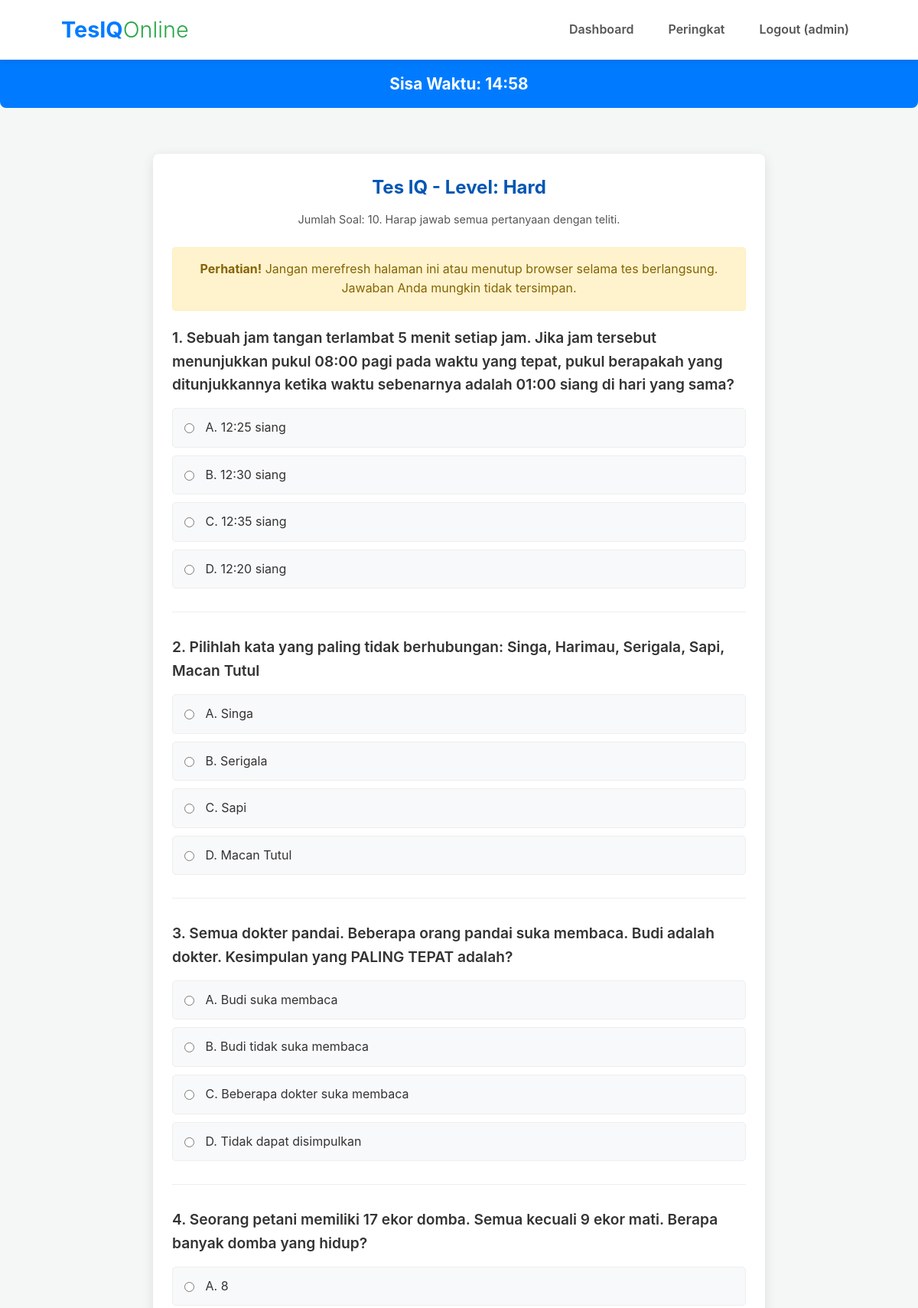
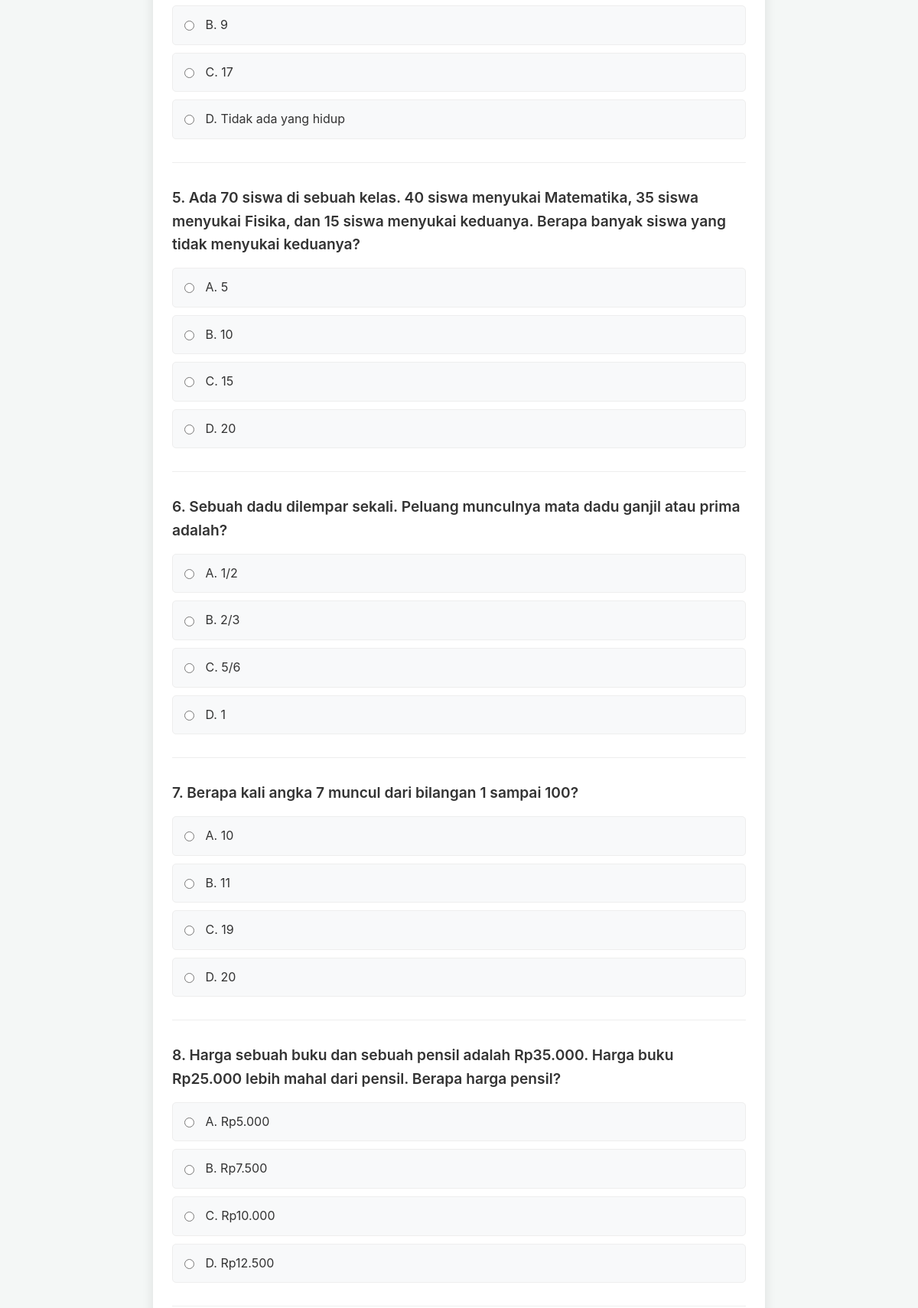
Screenshot of /test.php?level_id=3 (signed in, upper part) with the database file from the repository (2 pictures, top to bottom).
### tables this page shows
CREATE TABLE levels (
    id INT AUTO_INCREMENT PRIMARY KEY,
    level_name VARCHAR(50) NOT NULL UNIQUE,
    description TEXT
);

CREATE TABLE questions (
    id INT AUTO_INCREMENT PRIMARY KEY,
    level_id INT NOT NULL,
    question_number INT NOT NULL,
    question_text TEXT NOT NULL,
    option_a VARCHAR(255) NOT NULL,
    option_b VARCHAR(255) NOT NULL,
    option_c VARCHAR(255) NOT NULL,
    option_d VARCHAR(255) NOT NULL,
    correct_option CHAR(1) NOT NULL,
    points INT NOT NULL DEFAULT 10,
    created_at TIMESTAMP DEFAULT CURRENT_TIMESTAMP,
    FOREIGN KEY (level_id) REFERENCES levels(id) ON DELETE CASCADE,
    CONSTRAINT question_per_level UNIQUE (question_text, level_id),
    CONSTRAINT number_per_level UNIQUE (question_number, level_id)
);

### test.php (the view, shortened to what this page needs)
<?php
require_once 'config/db.php';
$level_id = intval($_GET['level_id']);
$stmt_level = $conn->prepare("SELECT level_name, description FROM levels WHERE id = ?");
$stmt_level->bind_param("i", $level_id);
$stmt_level->execute();
$result_level = $stmt_level->get_result();
$level_data = $result_level->fetch_assoc();
$level_name = $level_data['level_name'];
$jumlah_soal_per_tes = 10;
$questions = [];
$stmt_questions = $conn->prepare("SELECT id, question_text, option_a, option_b, option_c, option_d FROM questions WHERE level_id = ? ORDER BY RAND() LIMIT ?");
$stmt_questions->bind_param("ii", $level_id, $jumlah_soal_per_tes);
$stmt_questions->execute();
$result_questions = $stmt_questions->get_result();
if ($result_questions->num_rows > 0) {
    while ($row = $result_questions->fetch_assoc()) {
        $questions[] = $row;
    }
}
$waktu_per_soal_detik = 90;
$total_waktu_tes_detik = count($questions) * $waktu_per_soal_detik;
?>
<!DOCTYPE html>
<html lang="id">
<head>
    <link rel="stylesheet" href="assets/css/style.css">
    <link rel="stylesheet" href="assets/css/test.css">
</head>
<body>
    <header>
        <div class="container">
            <div class="logo">
                 <h1><a href="index.php" style="text-decoration: none; color: inherit;">TesIQ<span class="logo-online">Online</span></a></h1>
            </div>
            <nav>
                <ul>
                    <li><a href="dashboard_user.php">Dashboard</a></li>
                    <li><a href="ranking.php">Peringkat</a></li>
                    <li><a href="logout.php">Logout (<?php echo htmlspecialchars($_SESSION['username']); ?>)</a></li>
                </ul>
            </nav>
        </div>
    </header>
    <div class="timer" id="timer">
        Sisa Waktu: <span id="time">--:--</span>
    </div>
    <main>
        <div class="test-container" data-timeleft="<?php echo $total_waktu_tes_detik; ?>">
            <h2 style="text-align:center; margin-bottom:10px; color:#0056b3;">Tes IQ - Level: <?php echo htmlspecialchars($level_name); ?></h2>
            <p style="text-align:center; margin-bottom:25px; font-size:0.9em; color:#555;">Jumlah Soal: <?php echo count($questions); ?>. Harap jawab semua pertanyaan dengan teliti.</p>
            <div class="warning-message">
                <strong>Perhatian!</strong> Jangan merefresh halaman ini atau menutup browser selama tes berlangsung. Jawaban Anda mungkin tidak tersimpan.
            </div>
            <form action="submit_test.php" method="POST" id="testForm">
                <?php foreach ($questions as $index => $q): ?>
                    <div class="question-block">
                        <p class="question-text"><?php echo ($index + 1) . ". " . htmlspecialchars($q['question_text']); ?></p>
                        <div class="options">
                            <input type="hidden" name="questions_ids[<?php echo $q['id']; ?>]" value="<?php echo $q['id']; ?>"> <label>
                                <input type="radio" name="answers[<?php echo $q['id']; ?>]" value="A" required>
                                A. <?php echo htmlspecialchars($q['option_a']); ?>
                            </label>
                            <label>
                                <input type="radio" name="answers[<?php echo $q['id']; ?>]" value="B">
                                B. <?php echo htmlspecialchars($q['option_b']); ?>
                            </label>
                            <label>
                                <input type="radio" name="answers[<?php echo $q['id']; ?>]" value="C">
                                C. <?php echo htmlspecialchars($q['option_c']); ?>
                            </label>
                            <label>
                                <input type="radio" name="answers[<?php echo $q['id']; ?>]" value="D">
                                D. <?php echo htmlspecialchars($q['option_d']); ?>
                            </label>
                        </div>
                    </div>
                <?php endforeach; ?>
            </form>
        </div>
    </main>
</body>
</html>

### assets/css/style.css (style rules this page uses)
* { margin: 0; padding: 0; box-sizing: border-box; }
body { font-family: -apple-system, BlinkMacSystemFont, "Segoe UI", Roboto, Helvetica, Arial, sans-serif, "Apple Color Emoji", "Segoe UI Emoji", "Segoe UI Symbol"; line-height: 1.6; color: #333; background-color: #f4f7f6; display: flex; flex-direction: column; min-height: 100vh; }
.container { width: 90%; max-width: 1100px; margin: 0 auto; padding: 0 20px; }
header { background-color: #ffffff; color: #333; padding: 1rem 0; box-shadow: 0 2px 10px rgba(0, 0, 0, 0.1); position: sticky; top: 0; z-index: 1000; }
header .container { display: flex; justify-content: space-between; align-items: center; }
header .logo h1 { font-size: 1.8rem; color: #007bff; font-weight: 700; }
header .logo .logo-online { color: #28a745; font-weight: 300; }
header nav ul { list-style: none; display: flex; }
header nav ul li { margin-left: 25px; }
header nav ul li a { text-decoration: none; color: #555; font-weight: 600; padding: 5px 10px; border-radius: 5px; transition: background-color 0.3s ease, color 0.3s ease; }
main { flex-grow: 1; padding-top: 20px; }

### assets/css/test.css (style rules this page uses)
.test-container { max-width: 800px; margin: 20px auto; padding: 25px; background-color: #fff; border-radius: 8px; box-shadow: 0 4px 15px rgba(0, 0, 0, 0.1); }
.question-block { margin-bottom: 30px; padding-bottom: 20px; border-bottom: 1px solid #eee; }
.question-text { font-size: 1.2rem; font-weight: 600; margin-bottom: 15px; color: #333; }
.options label { display: block; background-color: #f8f9fa; padding: 12px 15px; margin-bottom: 10px; border-radius: 5px; cursor: pointer; transition: background-color 0.2s ease-in-out, border-color 0.2s ease-in-out; border: 1px solid #eee; }
.options input[type="radio"] { margin-right: 10px; vertical-align: middle; }
.timer { position: sticky; top: 70px; background-color: #007bff; color: white; padding: 15px; text-align: center; font-size: 1.3rem; font-weight: bold; border-radius: 0 0 8px 8px; z-index: 900; margin-bottom: 20px; }
header { position: sticky; top: 0; z-index: 1000; }
.warning-message { background-color: #fff3cd; color: #856404; padding: 15px; margin-bottom: 20px; border: 1px solid #ffeeba; border-radius: 0.25rem; text-align: center; }

### rows the page displays
levels: level_name "Hard"
questions: question_text "Sebuah jam tangan terlambat 5 menit setiap jam. Jika jam tersebut menunjukkan pukul 08:00 pagi pada waktu yang tepat, pukul berapakah yang ditunjukkannya ketika waktu sebenarnya adalah 01:00 siang di hari yang sama?", option_a "12:25 siang", option_b "12:30 siang", option_c "12:35 siang", option_d "12:20 siang"
questions: question_text "Pilihlah kata yang paling tidak berhubungan: Singa, Harimau, Serigala, Sapi, Macan Tutul", option_a "Singa", option_b "Serigala", option_c "Sapi", option_d "Macan Tutul"
questions: question_text "Semua dokter pandai. Beberapa orang pandai suka membaca. Budi adalah dokter. Kesimpulan yang PALING TEPAT adalah?", option_a "Budi suka membaca", option_b "Budi tidak suka membaca", option_c "Beberapa dokter suka membaca", option_d "Tidak dapat disimpulkan"
questions: question_text "Seorang petani memiliki 17 ekor domba. Semua kecuali 9 ekor mati. Berapa banyak domba yang hidup?", option_a "8", option_b "9", option_c "17", option_d "Tidak ada yang hidup"
questions: question_text "Ada 70 siswa di sebuah kelas. 40 siswa menyukai Matematika, 35 siswa menyukai Fisika, dan 15 siswa menyukai keduanya. Berapa banyak siswa yang tidak menyukai keduanya?", option_a "5", option_b "10", option_c "15", option_d "20"
questions: question_text "Sebuah dadu dilempar sekali. Peluang munculnya mata dadu ganjil atau prima adalah?", option_a "1/2", option_b "2/3", option_c "5/6", option_d "1"
questions: question_text "Berapa kali angka 7 muncul dari bilangan 1 sampai 100?", option_a "10", option_b "11", option_c "19", option_d "20"
questions: question_text "Harga sebuah buku dan sebuah pensil adalah Rp35.000. Harga buku Rp25.000 lebih mahal dari pensil. Berapa harga pensil?", option_a "Rp5.000", option_b "Rp7.500", option_c "Rp10.000", option_d "Rp12.500"

### other values shown
$_SESSION['username'] "admin"
count($questions) "10"
